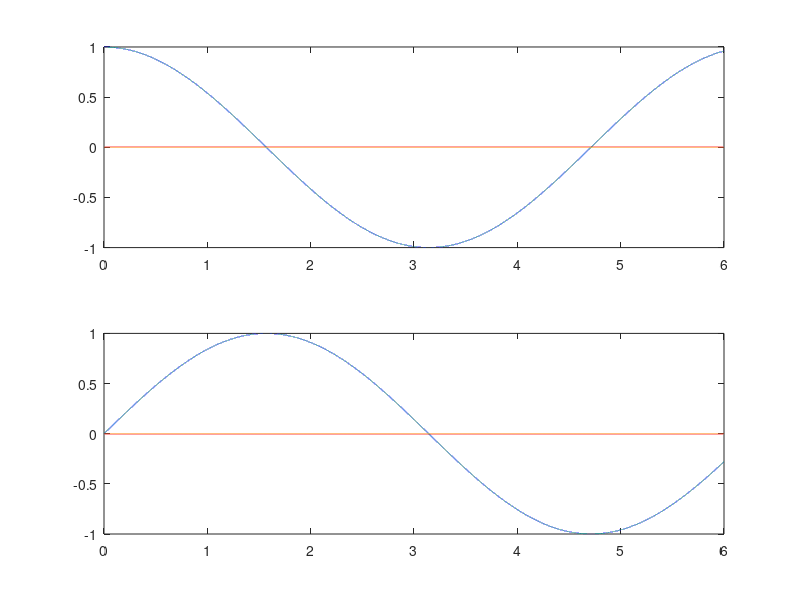

Reproduce this figure in MATLAB.
clear all;
close all;
clc


f2=inline('cos(x)');
f1=@(x)(cos(x));
a=0;
b=6;
h=0.0001;
x=0:h:6;
fx1=f1(x);
% fx2=f2(x);
n=length(x);
s1=zeros(1,n);
I1=zeros(1,n);
iter=0;
s=0;

for i=1:n
 
    if i==1 || i==n
        s1(i)=fx1(i);
    else
        s1(i)=2*fx1(i);
%         I1(i)=(h/2)*(2*fx1(i))
%         s2=s2+2*fx2(i);
    end

    
   I1(i)=(h/2)*(s+s1(i));
%    s=s+I1(i);
       s=s+s1(i);
end
baseY=zeros(1,length(x));
% I1=(h/2)*s1;
% I2=h/2*s2;
% I=I1-I2
% 
subplot(2,1,1)
plot(x,f1(x));
hold on
plot(x,baseY);
subplot(2,1,2)
plot(x,I1)
hold on
plot(x,baseY);
